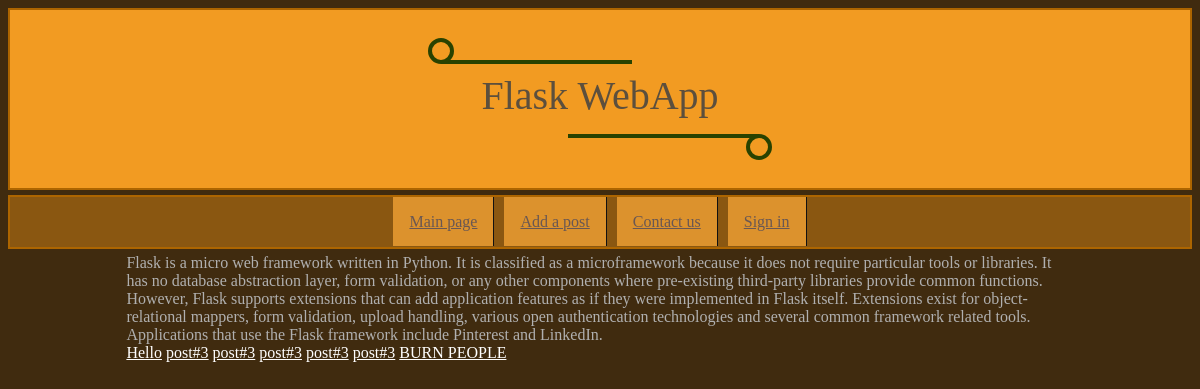
Before: / with the older database file.
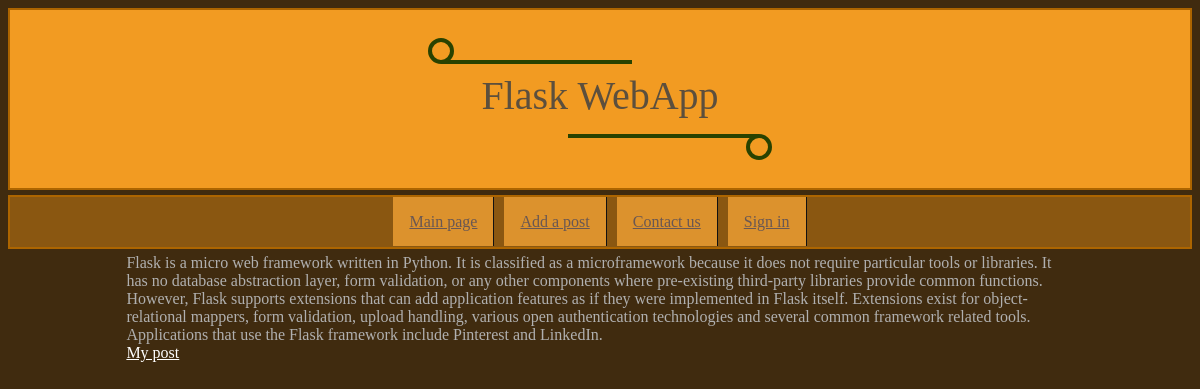
After: the same page with the newer database file.
### tables this page shows
CREATE TABLE posts(id INT, 
        title TEXT, 
        text TEXT,
        url TEXT, 
        time INT
        );

### main.py (the view)
@app.route('/')
def main_page():
    db_temp = get_db()
    db = DataBase(db_temp)
    posts = db.get_posts()
    return render_template('index.html', TITLE='Flask WebApp', menu=main_menu, posts=posts)

### database.py (called while the page is built)
def get_db():
    if not hasattr(g, 'link_db'):
        g.link_db = sql.connect('flask.db')
    return g.link_db

    def get_posts(self):
        self.cur.execute("""SELECT * FROM posts""")
        return self.cur.fetchall()

### templates/index.html
{% extends 'base.html' %}
{% block custom_content %}
<div class="textblock">
    Flask is a micro web framework written in Python.
    It is classified as a microframework because
    it does not require particular tools or libraries.
    It has no database abstraction layer, form validation,
    or any other components where pre-existing third-party
    libraries provide common functions. However,
    Flask supports extensions that can add application
    features as if they were implemented in Flask itself.
    Extensions exist for object-relational mappers,
    form validation, upload handling, various open
    authentication technologies and several common
    framework related tools.
    Applications that use the Flask
    framework include Pinterest and LinkedIn.
</div>
<p><p>
<div class="textblock">
    {% for post in posts %}
    <a class='link' href="post/{{ post['url'] }}">{{ post['title'] }}</a>
    {% endfor %}
</div>
{% endblock %}

### templates/base.html (shortened to what this page needs)
<!DOCTYPE html>
<html lang="en">
<head>
    <link type="text/css"
          href="{{ url_for('static', filename='css/styles.css') }}"
          rel="stylesheet">
</head>
<body>
{% block title %}
<div class="title"><h1><span>{{ TITLE }}</span></h1></div>
{% endblock %}
{% block main_menu %}
<nav class="main_menu">
  <ul>
    {% for item in menu %}
    <li><a href="{{ item['url'] }}">{{ item['title'] }}</a></li>
    {% endfor %}
  </ul>
</nav>
{% endblock %}
{% block custom_content %}
{% endblock %}
</body>
</html>

### static/css/styles.css (style rules this page uses)
body { color: #b0b0b0; background-color: #402b0f; }
.title { background: #f29b22; padding: 50px 20px; text-align: center; border: 2px solid #ad6500; }
a.link { color: rgb(255, 255, 255); }
.title h1 { font-weight: normal; font-family: 'Merriweather', serif; position: relative; display: inline-block; margin: 0; line-height: 1; color: #5c4f3d; font-size: 40px; padding: .4em 1em .55em; }
.title h1:before, .title h1:after { content: ""; position: absolute; width: 60%; height: .1em; background: #294200; }
.title h1:before { left: 0; top: 0; }
.title h1:after { right: 0; bottom: 0; }
.title h1 span:before, .title h1 span:after { content: ""; position: absolute; width: .65em; height: .65em; border: .1em solid #294200; border-radius: 50%; box-sizing: border-box; }
.title h1 span:before { top: -.55em; left: -.325em; }
.title h1 span:after { bottom: -.55em; right: -.325em; }
nav { display: block; width: auto; margin: 5px auto 5px; background: #8a5711; border: 2px solid #ad6500; height: 50px; }
.main_menu ul { padding: 0; position: relative; left:50%; float:left; }
.main_menu a { padding: 1em; background: rgba(230, 153, 48, .9); border-right: 1px solid #111111; color: #695753; }
.main_menu li { display: inline; position: relative; left:-50%; float:left; margin: 0 5px; }
.textblock { position: relative; left: 10%; float: left; width: 80%; }
a { color: blue; }

Changed rows visible on the page:
removed posts: title "Hello"
removed posts: title "post#3"
removed posts: title "post#3"
removed posts: title "post#3"
removed posts: title "post#3"
removed posts: title "post#3"
removed posts: title "BURN PEOPLE"
added posts: title "My post"
